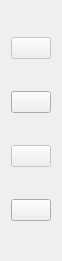
     <widget class="QWidget" name="gridLayoutWidget_4">
      <property name="geometry">
       <rect>
        <x>700</x>
        <y>80</y>
        <width>43</width>
        <height>261</height>
       </rect>
      </property>
      <layout class="QGridLayout" name="gridLayout_4" rowstretch="0,0,0,0,0" columnstretch="2">
       <item row="1" column="0">
        <widget class="QPushButton" name="btn_export_layer">
         <property name="enabled">
          <bool>true</bool>
         </property>
         <property name="toolTip">
          <string>Añadir Lote al Mapa</string>
         </property>
         <property name="text">
          <string/>
         </property>
        </widget>
       </item>
       <item row="3" column="0">
        <widget class="QPushButton" name="btn_chart">
         <property name="enabled">
          <bool>false</bool>
         </property>
         <property name="toolTip">
          <string>Añadir Lote al Mapa</string>
         </property>
         <property name="text">
          <string/>
         </property>
        </widget>
       </item>
       <item row="0" column="0">
        <widget class="QPushButton" name="btn_add_layer">
         <property name="enabled">
          <bool>false</bool>
         </property>
         <property name="toolTip">
          <string>Añadir Lote al Mapa</string>
         </property>
         <property name="text">
          <string/>
         </property>
        </widget>
       </item>
       <item row="4" column="0">
        <widget class="QPushButton" name="btn_report">
         <property name="enabled">
          <bool>true</bool>
         </property>
         <property name="toolTip">
          <string>Añadir Lote al Mapa</string>
         </property>
         <property name="text">
          <string/>
         </property>
        </widget>
       </item>
      </layout>
     </widget>
